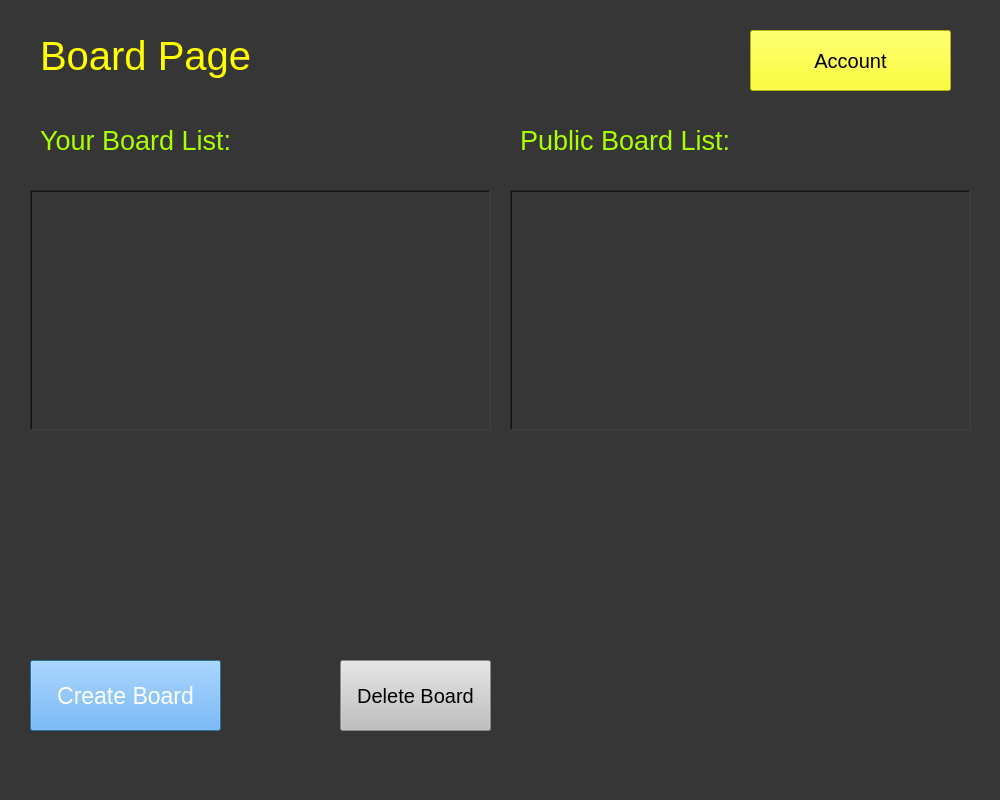
<?xml version="1.0" encoding="UTF-8"?>
<ui version="4.0">
 <class>Dialog</class>
 <widget class="QDialog" name="Dialog">
  <property name="geometry">
   <rect>
    <x>0</x>
    <y>0</y>
    <width>1000</width>
    <height>800</height>
   </rect>
  </property>
  <property name="maximumSize">
   <size>
    <width>1000</width>
    <height>800</height>
   </size>
  </property>
  <property name="windowTitle">
   <string>Dialog</string>
  </property>
  <property name="styleSheet">
   <string notr="true">background-color: rgb(170, 170, 255);
background-color: rgb(54, 54, 54);</string>
  </property>
  <widget class="QLabel" name="label">
   <property name="geometry">
    <rect>
     <x>40</x>
     <y>20</y>
     <width>391</width>
     <height>71</height>
    </rect>
   </property>
   <property name="styleSheet">
    <string notr="true">color:rgb(255, 255, 0);
font-size:30pt;</string>
   </property>
   <property name="text">
    <string>Board Page</string>
   </property>
  </widget>
  <widget class="QLabel" name="label_2">
   <property name="geometry">
    <rect>
     <x>40</x>
     <y>110</y>
     <width>291</width>
     <height>61</height>
    </rect>
   </property>
   <property name="styleSheet">
    <string notr="true">font-size:20pt;
color:rgb(170, 255, 0)</string>
   </property>
   <property name="text">
    <string>Your Board List:</string>
   </property>
  </widget>
  <widget class="QListWidget" name="boardlist">
   <property name="geometry">
    <rect>
     <x>30</x>
     <y>190</y>
     <width>461</width>
     <height>241</height>
    </rect>
   </property>
   <property name="toolTip">
    <string>&lt;html&gt;&lt;head/&gt;&lt;body&gt;&lt;p align=&quot;center&quot;&gt;jokl&lt;/p&gt;&lt;/body&gt;&lt;/html&gt;</string>
   </property>
   <property name="styleSheet">
    <string notr="true">color:rgb(255, 255, 255);
font-size:15pt;
</string>
   </property>
   <property name="frameShape">
    <enum>QFrame::WinPanel</enum>
   </property>
   <property name="lineWidth">
    <number>18</number>
   </property>
   <property name="midLineWidth">
    <number>13</number>
   </property>
   <property name="dragDropMode">
    <enum>QAbstractItemView::InternalMove</enum>
   </property>
  </widget>
  <widget class="QPushButton" name="addboardbutton">
   <property name="geometry">
    <rect>
     <x>30</x>
     <y>660</y>
     <width>191</width>
     <height>71</height>
    </rect>
   </property>
   <property name="styleSheet">
    <string notr="true">color:rgb(255, 255, 255);
font-size:17pt;
background-color:rgb(85, 170, 255)</string>
   </property>
   <property name="text">
    <string>Create Board</string>
   </property>
  </widget>
  <widget class="QPushButton" name="accountbutton">
   <property name="geometry">
    <rect>
     <x>750</x>
     <y>30</y>
     <width>201</width>
     <height>61</height>
    </rect>
   </property>
   <property name="styleSheet">
    <string notr="true">color:rgb(0, 0, 0);
font-size:15pt;
background-color:rgb(255, 255, 0)</string>
   </property>
   <property name="text">
    <string>Account</string>
   </property>
  </widget>
  <widget class="QPushButton" name="deleteboardbutton">
   <property name="geometry">
    <rect>
     <x>340</x>
     <y>660</y>
     <width>151</width>
     <height>71</height>
    </rect>
   </property>
   <property name="styleSheet">
    <string notr="true">color:rgb(0, 0, 0);
font-size: 15pt;
background-color:rgb(191, 191, 191);</string>
   </property>
   <property name="text">
    <string>Delete Board</string>
   </property>
  </widget>
  <widget class="QLabel" name="label_4">
   <property name="geometry">
    <rect>
     <x>520</x>
     <y>110</y>
     <width>291</width>
     <height>61</height>
    </rect>
   </property>
   <property name="styleSheet">
    <string notr="true">font-size:20pt;
color:rgb(170, 255, 0)</string>
   </property>
   <property name="text">
    <string>Public Board List:</string>
   </property>
  </widget>
  <widget class="QListWidget" name="boardlist_2">
   <property name="geometry">
    <rect>
     <x>510</x>
     <y>190</y>
     <width>461</width>
     <height>241</height>
    </rect>
   </property>
   <property name="toolTip">
    <string>&lt;html&gt;&lt;head/&gt;&lt;body&gt;&lt;p align=&quot;center&quot;&gt;jokl&lt;/p&gt;&lt;/body&gt;&lt;/html&gt;</string>
   </property>
   <property name="styleSheet">
    <string notr="true">color:rgb(255, 255, 255);
font-size:15pt;
</string>
   </property>
   <property name="frameShape">
    <enum>QFrame::WinPanel</enum>
   </property>
   <property name="lineWidth">
    <number>18</number>
   </property>
   <property name="midLineWidth">
    <number>13</number>
   </property>
   <property name="dragDropMode">
    <enum>QAbstractItemView::InternalMove</enum>
   </property>
  </widget>
 </widget>
 <resources/>
 <connections/>
</ui>
